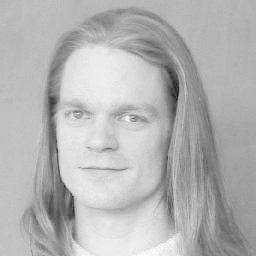
#> input picture goruntuIsleme1/image.jpg, 256 x 256 px
$ python contrast_enhancement.py
#> lines starting #> are read from the running program, lines starting #| are printed output that depends on the picture
import cv2
import matplotlib.pyplot as plt
import numpy as np

def standard_sigmoid(x, alpha=5, beta=0.5):
    """
    Standart sigmoid fonksiyonu
    """
    return 1 / (1 + np.exp(-alpha * (x - beta)))

def shifted_sigmoid(x, alpha=10, beta=0.5, gamma=0.5):
    """
    Yatay kaydırılmış sigmoid fonksiyonu
    """
    return 1 / (1 + np.exp(-alpha * (x - beta + gamma)))

def tilted_sigmoid(x, alpha=5, beta=0.5, theta=2):
    """
    Eğimli sigmoid fonksiyonu
    """
    return 1 / (1 + np.exp(-alpha * (x - beta))) ** theta

def custom_function(x):
    """
    Kullanıcı tarafından üretilen özel fonksiyon
    """
    # Örnek bir işlev: Kare alma
    return x ** 2

# Görüntü dosyasının adı
image_path = "image.jpg"

# Görüntüyü yükleme (renkli olarak)
image = cv2.imread(image_path)
#> image is the input picture: shape (256, 256, 3); min 11, max 255, mean 179.7

# Görüntüyü grayscale olarak dönüştürme
grayscale_image = cv2.cvtColor(image, cv2.COLOR_BGR2GRAY)

# Görüntüyü [0, 1] aralığına normalize etme
normalized_image = grayscale_image / 255.0

# Standart sigmoid fonksiyonunu uygulama
enhanced_image_standard_sigmoid = standard_sigmoid(normalized_image)

# Yatay kaydırılmış sigmoid fonksiyonunu uygulama
enhanced_image_shifted_sigmoid = shifted_sigmoid(normalized_image, gamma=0.5)  # Örnek bir gamma değeri
#> in shifted_sigmoid, `return 1 / (1 + np.exp(-alpha * (x - beta + gamma)))`:
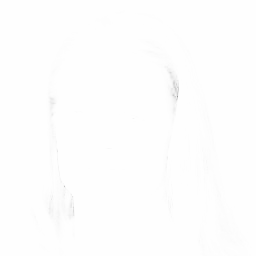
#> returned value: shape (256, 256) float64; min 0.606, max 1, mean 0.998

# Eğimli sigmoid fonksiyonunu uygulama
enhanced_image_tilted_sigmoid = tilted_sigmoid(normalized_image, theta=2)  # Örnek bir theta değeri
#> in tilted_sigmoid, `return 1 / (1 + np.exp(-alpha * (x - beta))) ** theta`:
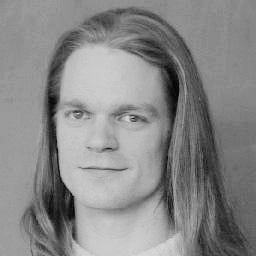
#> returned value: shape (256, 256) float64; min 0.00854, max 0.854, mean 0.534

# Kullanıcı tarafından üretilen özel fonksiyonu uygulama
enhanced_image_custom_function = custom_function(normalized_image)

# S-Curve yöntemi ile kontrast güçlendirme
enhanced_image_s_curve = enhanced_image_standard_sigmoid * enhanced_image_shifted_sigmoid * enhanced_image_tilted_sigmoid * enhanced_image_custom_function
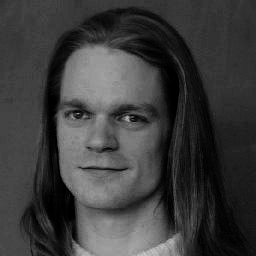
#> enhanced_image_s_curve: shape (256, 256) float64; min 8.91e-07, max 0.789, mean 0.238

# Orijinal görüntüyü ve S-Curve yöntemi ile işlenmiş görüntüyü yatay olarak gösterme
plt.figure(figsize=(20, 5))

plt.subplot(1, 2, 1)
plt.imshow(normalized_image, cmap='gray')
plt.axis('off')
plt.title("Orijinal Görüntü")

plt.subplot(1, 2, 2)
plt.imshow(enhanced_image_s_curve, cmap='gray')
plt.axis('off')
plt.title("S-Curve Yöntemi ile Güçlü Kontrast Güçlendirme")

plt.tight_layout()
plt.show()
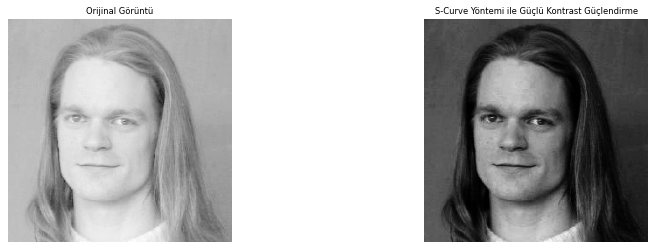
#> figure drawn by matplotlib, 2 panels

$ run again, with goruntuIsleme1/eyes.jpg copied over goruntuIsleme1/image.jpg
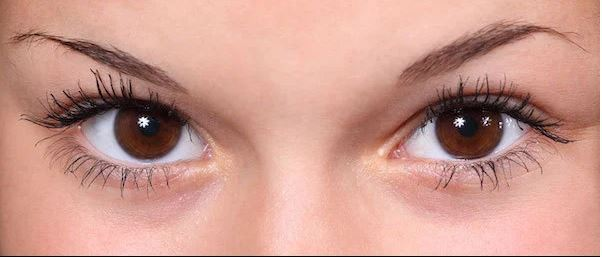
#> input picture goruntuIsleme1/eyes.jpg, 602 x 257 px
#> image is the input picture: shape (257, 602, 3); mean B, G, R 142, 153.7, 203.9
#> in tilted_sigmoid, `return 1 / (1 + np.exp(-alpha * (x - beta))) ** theta`:
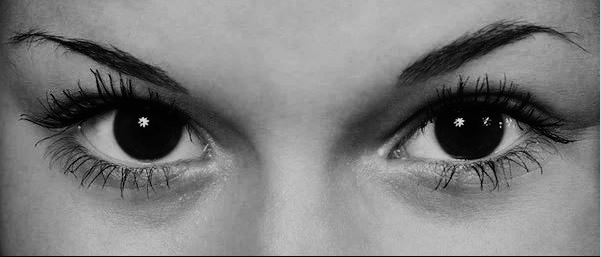
#> returned value: shape (257, 602) float64; min 0.00597, max 0.854, mean 0.49
#> `enhanced_image_s_curve = enhanced_image_standard_sigmoid * enhanced_im..`:
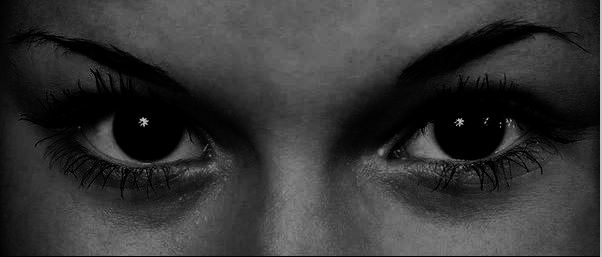
#> enhanced_image_s_curve: shape (257, 602) float64; min 3.61e-09, max 0.789, mean 0.21

$ run again, with goruntuIsleme1/say.jpg copied over goruntuIsleme1/image.jpg
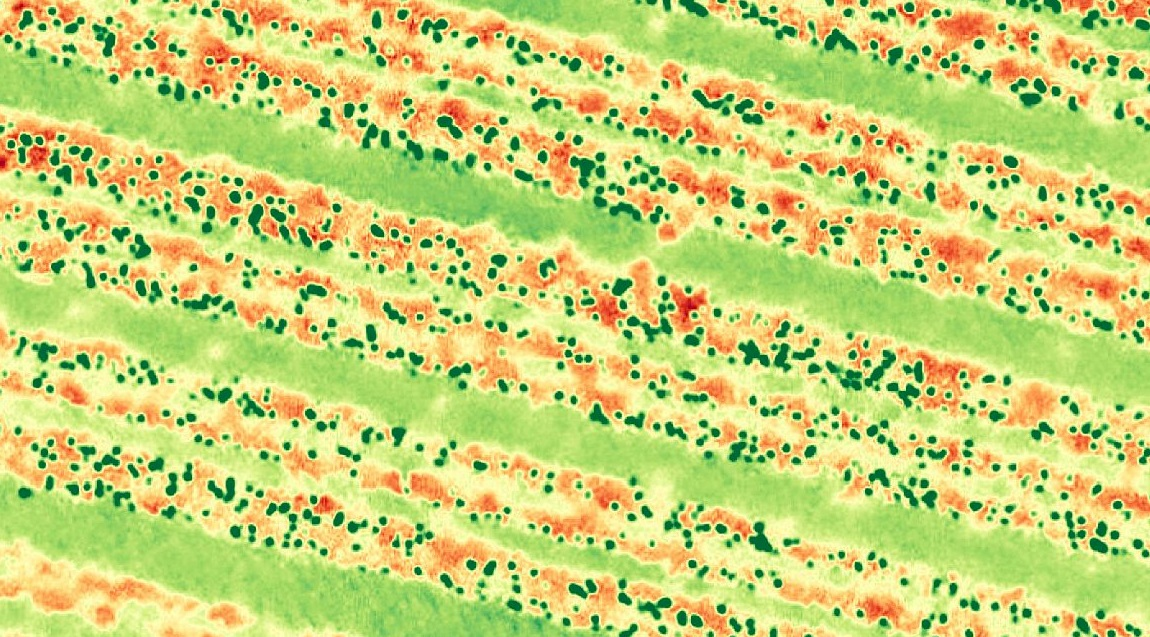
#> input picture goruntuIsleme1/say.jpg, 1150 x 637 px
#> image is the input picture: shape (637, 1150, 3); mean B, G, R 117.4, 209.8, 199
#> in tilted_sigmoid, `return 1 / (1 + np.exp(-alpha * (x - beta))) ** theta`:
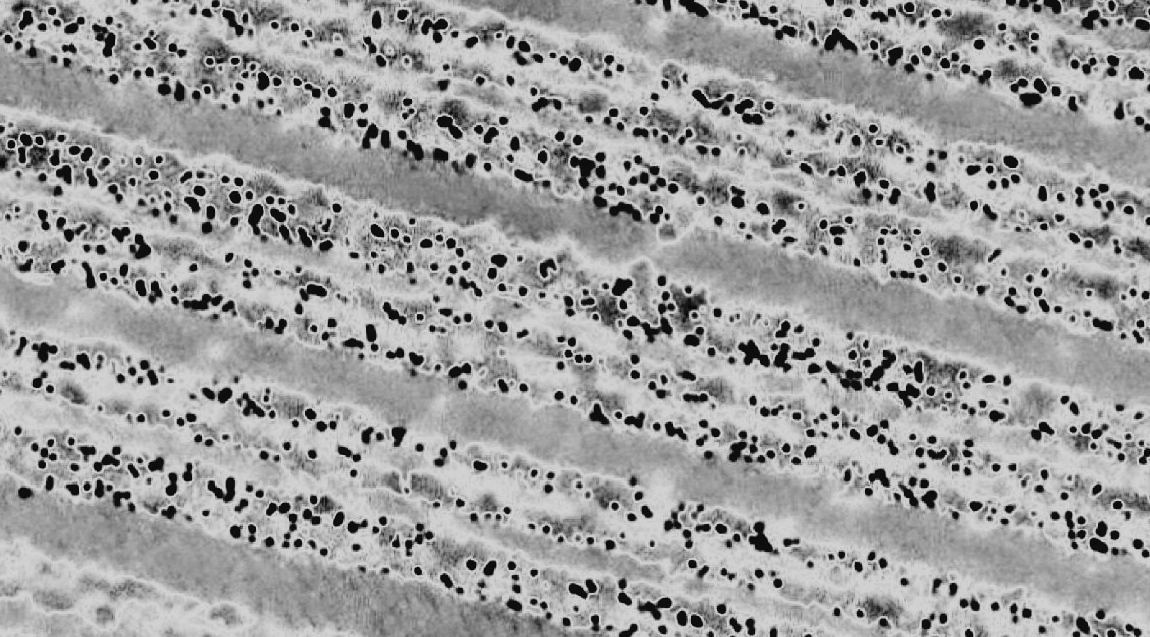
#> returned value: shape (637, 1150) float64; min 0.0248, max 0.835, mean 0.62
#> `enhanced_image_s_curve = enhanced_image_standard_sigmoid * enhanced_im..`:
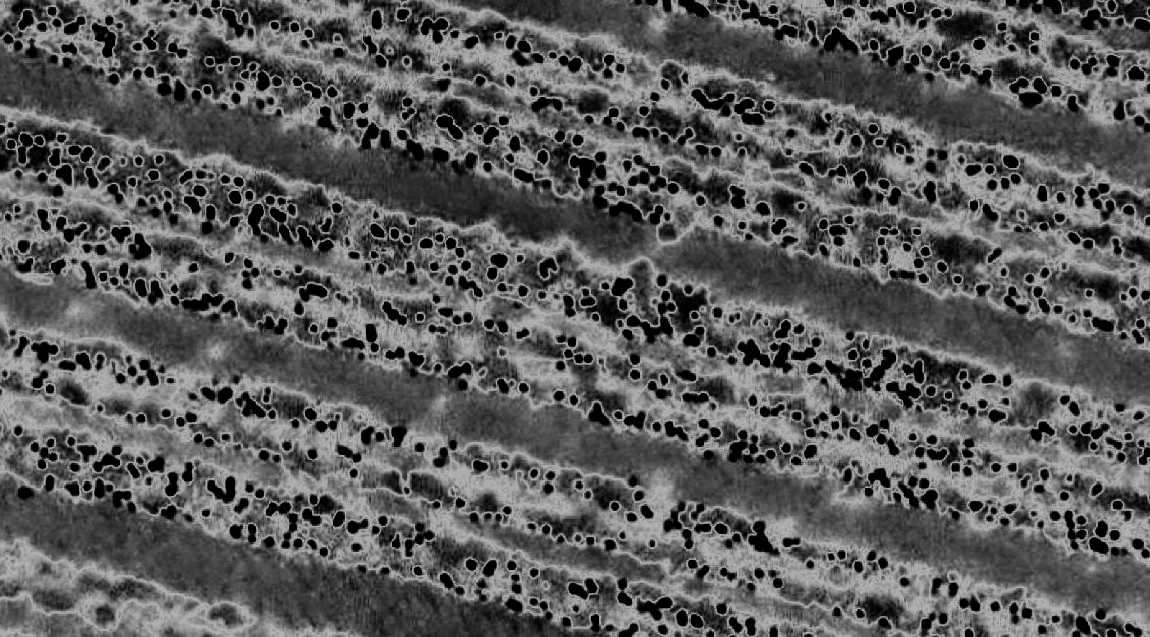
#> enhanced_image_s_curve: shape (637, 1150) float64; min 8.9e-05, max 0.722, mean 0.357
